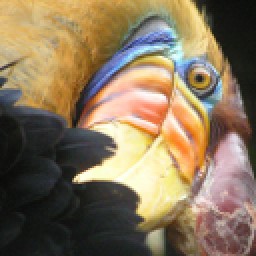
#> input picture src/hm7/bird_small.png, 128 x 128 px (shown 2 times larger)
$ jupyter execute Homework.ipynb   (shell and % lines are left out)
#> lines starting #> are read from the running program, lines starting #| are printed output that depends on the picture
# Bài tập về nhà

## Mục tiêu
- Tự viết lại code cho giải thuật K-means
- Hiểu sâu hơn giải thuật K-means qua việc tự viết lại code
- Ứng dụng mô hình tự viết vào các bài toán đã ra trên lớp

## Dữ liệu

Giống dữ liệu của bài thực hành trên lớp (dữ liệu sinh ngẫu nhiên bằng sklearn và ảnh bird_small.png)

## Yêu cầu

Code K-means tự viết cho kết quả tương đương (không cần giống hệt) với giải thuật của thư viện sklearn khi áp dụng cho dữ liệu sinh ngẫu nhiên và dữ liệu ảnh.

# Các thư viện sử dụng

[cell 1]
import numpy as np
import matplotlib.pyplot as plt

from sklearn.cluster import KMeans
from sklearn.datasets import make_blobs
from sklearn.metrics.pairwise import euclidean_distances

# Chuẩn bị dữ liệu
- Sinh dữ liệu ngẫu nhiên n_samples = 100 tương đương 100 điểm
    - random_state: biến cố định hàm random - để các điểm sinh ngẫu nhiên giống nhau giữa các máy tính

- Mỗi điểm dữ liệu có 2 chiều

[cell 2]
n_samples = 100
random_state = 170
center_points = [[1, 1], [-1, -1], [1, -1]] # sinh ngẫu nhiên các điểm xung quanh vị trí tâm cố định
#center_points = 3                           # tâm cụm được chọn ngẫu nhiên

X, y = make_blobs(n_samples=n_samples, random_state=random_state, centers=center_points, cluster_std=0.6)
print("Số chiều dữ liệu: ", X.shape, y.shape)
print("5 điểm dữ liệu đầu tiên: \n", X[:6])
print("Y: \n", y[:6])

**Vẽ các điểm ảnh sử dụng matplotlib**

[cell 3]
plt.figure(figsize=(12, 12))
plt.subplot(221)
plt.scatter(X[:, 0], X[:, 1], c='blue') # c là tham số chọn màu sắc, có thể truyền vào string hoặc số id 1,2,3 ...
plt.title("Các điểm dữ liệu trước khi phân cụm. Số lượng: {}".format(n_samples))
plt.show()
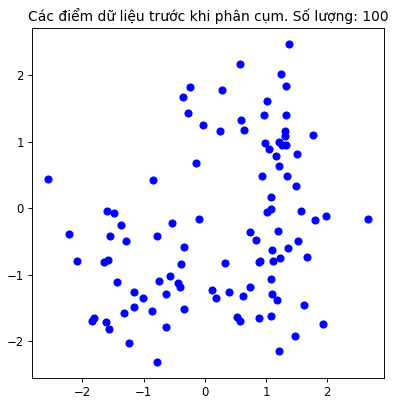
#> figure drawn by matplotlib, 1 panel

# Tự xây dựng giải thuật K-means:

Viết code cho giải thuật K-means tại mục này

[cell 4]
''' chọn điểm xa nhất, sau đó tìm các tâm cách xa nhau nhất, để có thể bao phủ được
 toàn bộ vùng không gian số liệu
 '''
def k_init(X, n_cluster):
#> called with X = array of shape (100, 2), n_cluster = 3
    n_samples, n_features = X.shape

    init_centroid = np.empty((n_cluster, n_features), dtype= X.dtype)
    avg_point = sum(X)/len(X)

    distance_to_avg = euclidean_distances([avg_point], X)
    center_id = np.argmax(distance_to_avg)
    init_centroid[0] = X[center_id]

    for i in range (1, n_cluster):
        distance = euclidean_distances(init_centroid[:i], X)
        min_of_distance = np.min(distance, axis = 0)
        center_id = np.argmax(min_of_distance)
        init_centroid[i] = X[center_id]
    init_centroid = init_centroid.tolist()
    return init_centroid

[cell 5]
def k_means (X, n_cluster):
    n_samples = len(X)
    new_centroid = k_init (X, n_cluster)
    best_centroid = None
    label = np.empty(n_samples, dtype= int)

    while best_centroid != new_centroid:
        best_centroid = new_centroid

        distance_to_centroids = euclidean_distances(X, best_centroid)

        for i in range (n_samples):
            label[i] = np.argmin(distance_to_centroids[i])

        for j in range (n_cluster):
            label_j = np.where(label == j)[0]
            cluster_j = X[label_j]
            new_centroid[j] = sum(cluster_j) / len(cluster_j)
            new_centroid[j] = new_centroid[j].tolist()


    best_centroid = np.asanyarray(best_centroid)
    return best_centroid, label

# Kiểm tra giải thuật K-means tự viết cho dữ liệu sinh ngẫu nhiên

- Áp dụng giải thuật K-means tự viết cho tập dữ liệu đã sinh ngẫu nhiên ở trên
- Quan sát kết quả và so sánh với giải thuật của sklearn

[cell 6]
# Test hàm tự viết
best_centroid, label = k_means(X, 3)
print(best_centroid)

print("What you need to pay attention", best_centroid[label])
print("\n shape: ", best_centroid[label].shape)
print(label)
print(label.shape)
plt.figure(figsize= (9, 9))
plt.scatter(X[:, 0], X[:, 1], c= label)
plt.scatter(best_centroid[:, 0], best_centroid[:, 1], c='red')
plt.title("K-Means tự build")
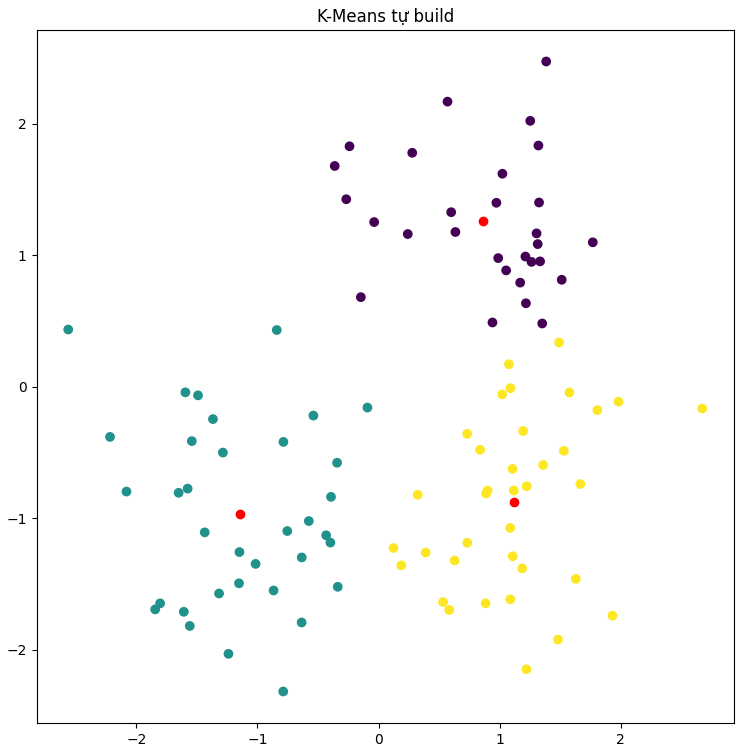
#> figure drawn by matplotlib, 1 panel

# Ứng dụng K-means tự viết vào nén ảnh

## Thư viện sử dụng - hỗ trợ hình ảnh

[cell 7]
from skimage import io
from sklearn.cluster import KMeans
import numpy as np
import matplotlib.pyplot as plt
import matplotlib.image as image
from IPython.core.display import Image, display

## Đọc dữ liệu hình ảnh
- Mỗi điểm ảnh là 1 mẫu quan sát
- Phân cụm tập dữ liệu (tập các điểm ảnh) về k nhãn

[cell 8]
path_img = 'bird_small.png'
display(Image(path_img, width=250, unconfined=True))
img = io.imread(path_img)
#> img is the input picture: shape (128, 128, 3); mean R, G, B 135.4, 117.4, 91.3

data_img = (img / 255.0).reshape(-1,img.shape[2]) # chuyển ma trận 128x128x3 về mảng 2 chiều

img_shape = img.shape
#> img_shape = (128, 128, 3)


print("Số chiều của dữ liệu hình ảnh: ", data_img.shape)
#| Số chiều của dữ liệu hình ảnh:  (16384, 3)
print("Tổng số điểm ảnh là: ", data_img.shape[0])
#| Tổng số điểm ảnh là:  16384
print("Mỗi điểm ảnh có số chiều = ", data_img.shape[1])
#| Mỗi điểm ảnh có số chiều =  3

## Nén ảnh bằng giải thuật K-means tự viết

- Tạo file nén ảnh bằng giải thuật K-means tự viết
- Hiển thị kết quả của giải thuật tự viết và giải thuật của sklearn để so sánh

[cell 9]
n_color = 40
best_centroid, label = k_means(data_img, n_cluster= n_color)
#> the loop in k_init (call 2), `for i in range (1, n_cluster):` made 39 passes
#> center_id on passes 1 to 12: 11392, 8158, 4280, 1555, 3529, 3394, 2639, 12914, 11092, 7239, 9033, 6380
#> after the loop in k_init (call 2), `for i in range (1, n_cluster):`: init_centroid = 40 rows, first 8: [1, 0.992, 0.992], [0.0353, 0.0392, 0.0353], [0.945, 0.529, 0.0588], [0.38, 0.439, 0.725], [0.804, 0.741, 0.541], [0.443, 0.369, 0.188], [0.553, 0.796, 0.996], [0.18, 0.247, 0.435]
#> the loop in k_means (call 2), `while best_centroid != new_centroid:` made 1 pass
#> in k_means (call 2), `best_centroid = np.asanyarray(best_centroid)`: best_centroid = 40 rows, first 8: [0.988, 0.985, 0.917], [0.0844, 0.0916, 0.0815], [0.92, 0.524, 0.109], [0.402, 0.472, 0.714], [0.83, 0.728, 0.506], [0.462, 0.35, 0.193], [0.591, 0.789, 0.946], [0.238, 0.266, 0.41]
#> label = 16384 values, max 39 at index 1615, min 0 at index 3543, mean 16.78
print(label)
#> (printed output is left out)

# kiểm tra đồ thị
plt.figure(figsize=(9, 9))
plt.scatter(data_img[:, 0], data_img[:, 1], c= label)
plt.scatter(best_centroid[:, 0], best_centroid[:, 1], c='red')
img_128 = best_centroid[label]
print(img_128)
#> (printed output is left out)
print(img_128.shape)
#| (16384, 3)
img_128=np.reshape(img_128, img_shape)
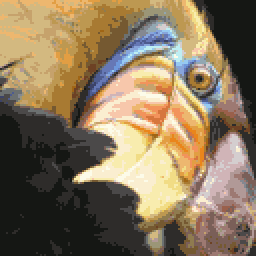
#> img_128: shape (128, 128, 3) float64 (shown 2 times larger); mean of channels 0, 1, 2 0.531, 0.46, 0.358; drawn as R, G, B
image.imsave('img_128.png', img_128)


print('Ảnh nén bằng K-means tự viết')
display(Image('img_128.png', width=250, unconfined=True))#kết quả tự cài đặt
print('Ảnh nén bằng K-means của thư viện ')
display(Image('img128.png', width=250, unconfined=True)) #kết quả của thư viện
print('Ảnh gốc')
display(Image(path_img, width=250, unconfined=True))
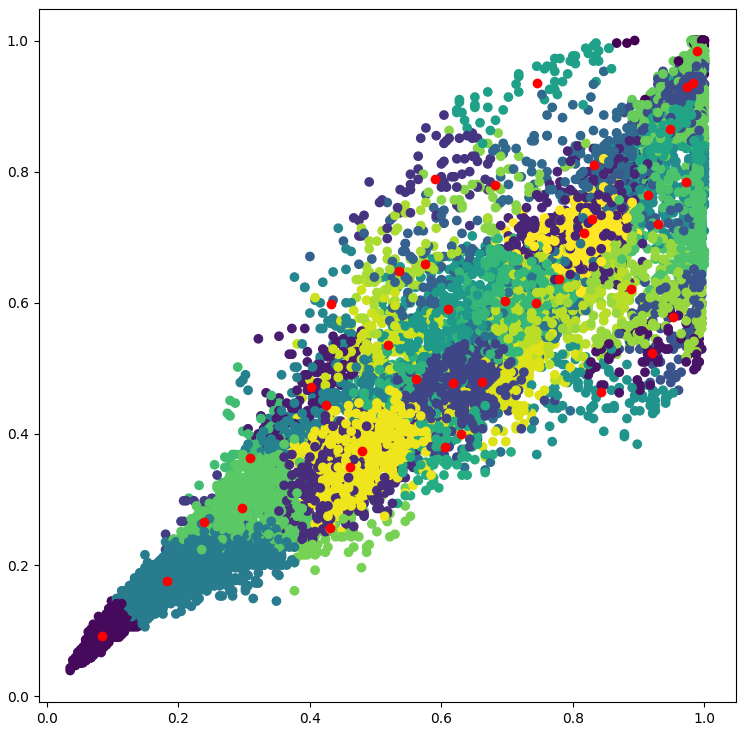
#> figure drawn by matplotlib, 1 panel
